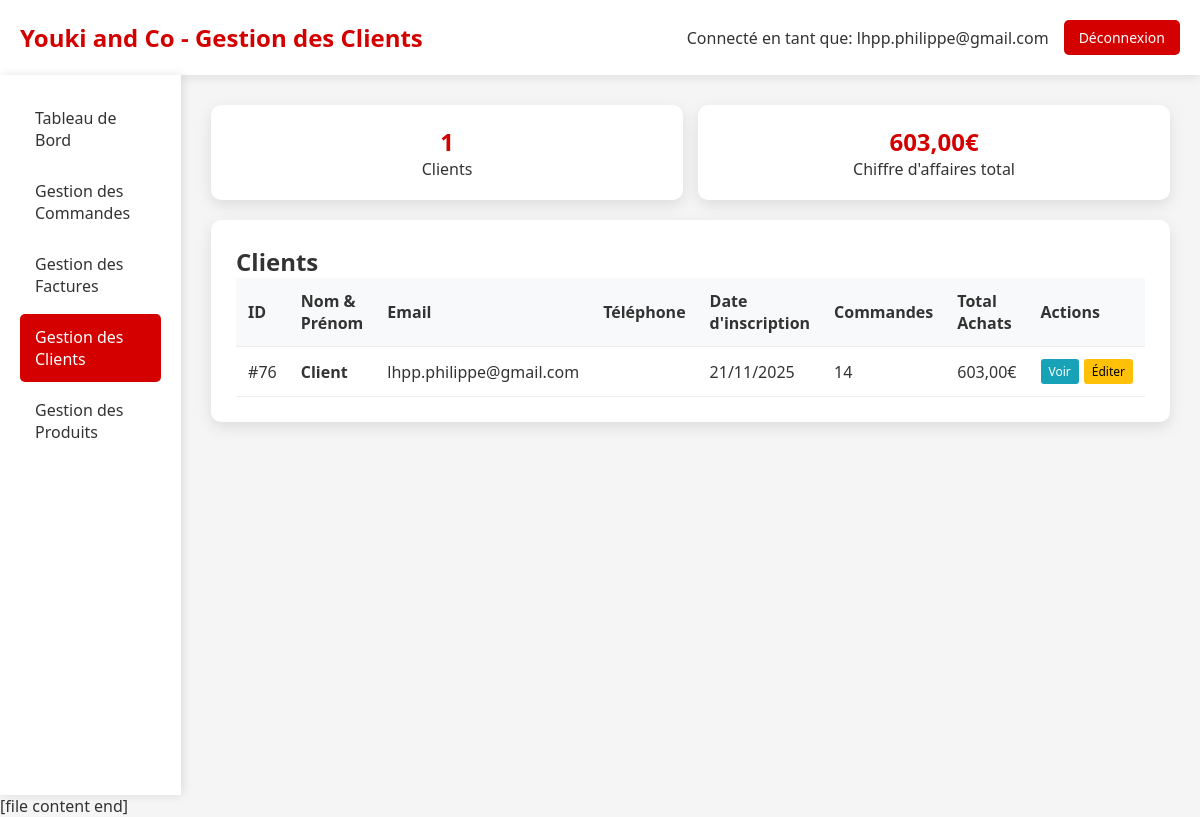
The page /admin_clients.php (signed in) on the database as committed earlier.
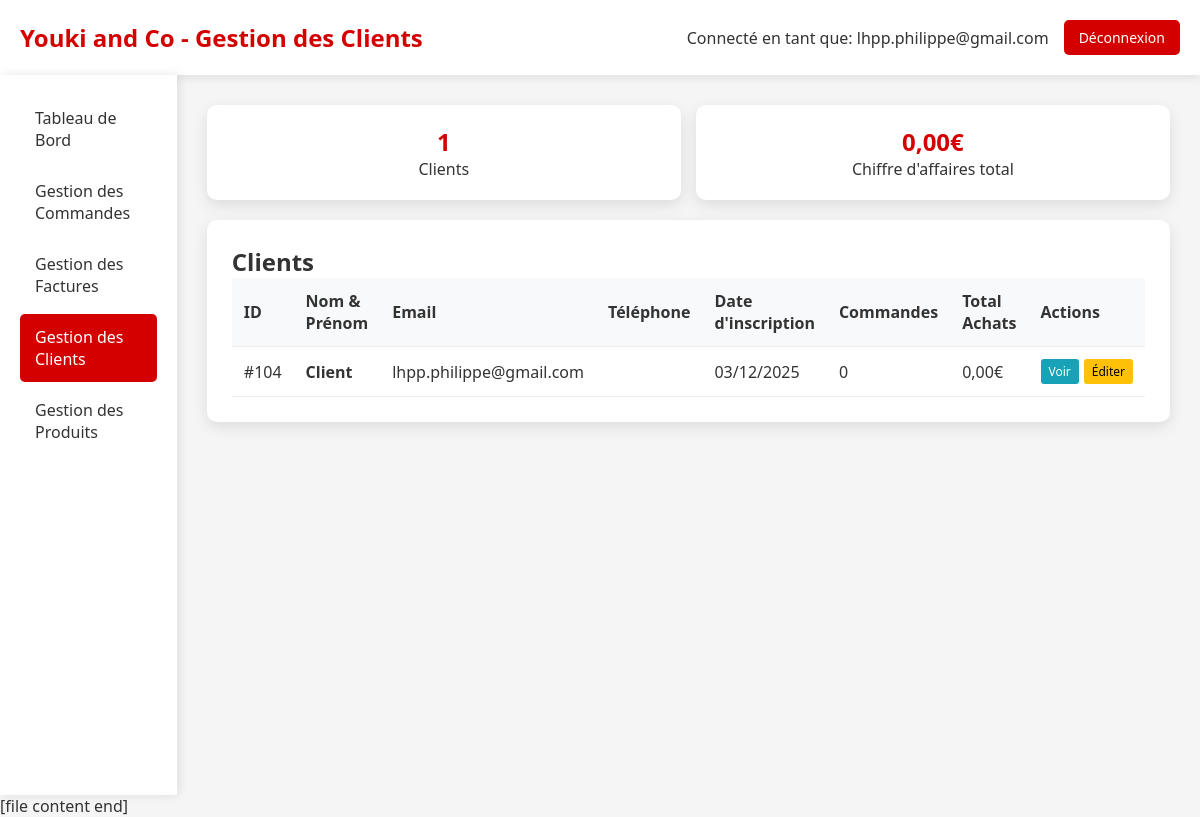
The same page on the database as committed later.
### tables this page shows
CREATE TABLE `Client` (
  `idClient` bigint NOT NULL,
  `email` varchar(50) NOT NULL,
  `motDePasse` varchar(1000) DEFAULT NULL,
  `nom` varchar(50) DEFAULT NULL,
  `prenom` varchar(50) DEFAULT NULL,
  `telephone` varchar(20) DEFAULT NULL,
  `email_confirme` tinyint(1) DEFAULT '0',
  `token_confirmation` varchar(64) DEFAULT NULL,
  `token_expires` datetime DEFAULT NULL,
  `type` enum('temporaire','permanent') DEFAULT 'temporaire',
  `date_creation` datetime DEFAULT CURRENT_TIMESTAMP,
  `session_id` varchar(128) DEFAULT NULL
);

### admin_clients.php (the view, shortened to what this page needs)
<?php
require_once 'config.php';
try {
    $pdo = new PDO("mysql:host=$host;dbname=$dbname;charset=utf8", $username, $password);
    $pdo->setAttribute(PDO::ATTR_ERRMODE, PDO::ERRMODE_EXCEPTION);
    $stmt = $pdo->query("
        SELECT c.idClient, c.email, c.nom, c.prenom, c.telephone, c.date_creation,
               COUNT(cmd.idCommande) as nb_commandes,
               COALESCE(SUM(cmd.montantTotal), 0) as total_achats
        FROM Client c
        LEFT JOIN Commande cmd ON c.idClient = cmd.idClient
        WHERE c.type = 'permanent' OR (c.type IS NULL AND c.email NOT LIKE 'temp_%@YoukiAndCo.fr')
        GROUP BY c.idClient
        ORDER BY c.date_creation DESC
    ");
    $clients = $stmt->fetchAll(PDO::FETCH_ASSOC);
} catch (PDOException $e) {
    die("Erreur de connexion à la base de données: " . $e->getMessage());
}
?>
<!DOCTYPE html>
<html lang="fr">
<head>
</head>
<body>
    <div class="header">
        <div class="logo">
            <h1>Youki and Co - Gestion des Clients</h1>
        </div>
        <div class="admin-info">
            <span>Connecté en tant que: <?= htmlspecialchars($_SESSION['admin_email']) ?></span>
            <a href="admin_dashboard.php?logout=1" class="btn-logout">Déconnexion</a>
        </div>
    </div>
    <div class="container">
        <div class="sidebar">
            <a href="admin_dashboard.php" class="nav-item">Tableau de Bord</a>
            <a href="admin_commandes.php" class="nav-item">Gestion des Commandes</a>
            <a href="admin_factures.php" class="nav-item">Gestion des Factures</a>
            <a href="admin_clients.php" class="nav-item active">Gestion des Clients</a>
            <a href="admin_produits.php" class="nav-item">Gestion des Produits</a>
        </div>
        <div class="main-content">
            <div class="client-stats">
                <div class="stat-card">
                    <div class="stat-number"><?= count($clients) ?></div>
                    <div>Clients</div>
                </div>
                <div class="stat-card">
                    <div class="stat-number">
                        <?= number_format(array_sum(array_column($clients, 'total_achats')), 2, ',', ' ') ?>€
                    </div>
                    <div>Chiffre d'affaires total</div>
                </div>
            </div>
            <div class="section">
                <h2>Clients</h2>
                <table>
                    <thead>
                        <tr>
                            <th>ID</th>
                            <th>Nom & Prénom</th>
                            <th>Email</th>
                            <th>Téléphone</th>
                            <th>Date d'inscription</th>
                            <th>Commandes</th>
                            <th>Total Achats</th>
                            <th>Actions</th>
                        </tr>
                    </thead>
                    <tbody>
                        <?php foreach ($clients as $client): ?>
                        <tr>
                            <td>#<?= $client['idClient'] ?></td>
                            <td>
                                <strong><?= htmlspecialchars($client['prenom'] . ' ' . $client['nom']) ?></strong>
                            </td>
                            <td><?= htmlspecialchars($client['email']) ?></td>
                            <td><?= htmlspecialchars($client['telephone'] ?? 'Non renseigné') ?></td>
                            <td><?= date('d/m/Y', strtotime($client['date_creation'])) ?></td>
                            <td><?= $client['nb_commandes'] ?></td>
                            <td><?= number_format($client['total_achats'], 2, ',', ' ') ?>€</td>
                            <td>
                                <div class="client-actions">
                                    <a href="admin_client_detail.php?id=<?= $client['idClient'] ?>" class="btn-view">Voir</a>
                                    <a href="admin_client_edit.php?id=<?= $client['idClient'] ?>" class="btn-edit">Éditer</a>
                                </div>
                            </td>
                        </tr>
                        <?php endforeach; ?>
                    </tbody>
                </table>
            </div>
        </div>
    </div>
</body>
</html>

Rows that differ between the two databases and show on the page:
removed client: idClient "76", prenom+nom "Client", email "lhpp.philippe@gmail.com", date_creation "21/11/2025", nb_commandes "14", total_achats "603,00"
added client: idClient "104", prenom+nom "Client", email "lhpp.philippe@gmail.com", date_creation "03/12/2025", nb_commandes "0", total_achats "0,00"
Other text that changed with them:
array_sum(array_column($clients, 'total_achats')): "603,00" → "0,00"
